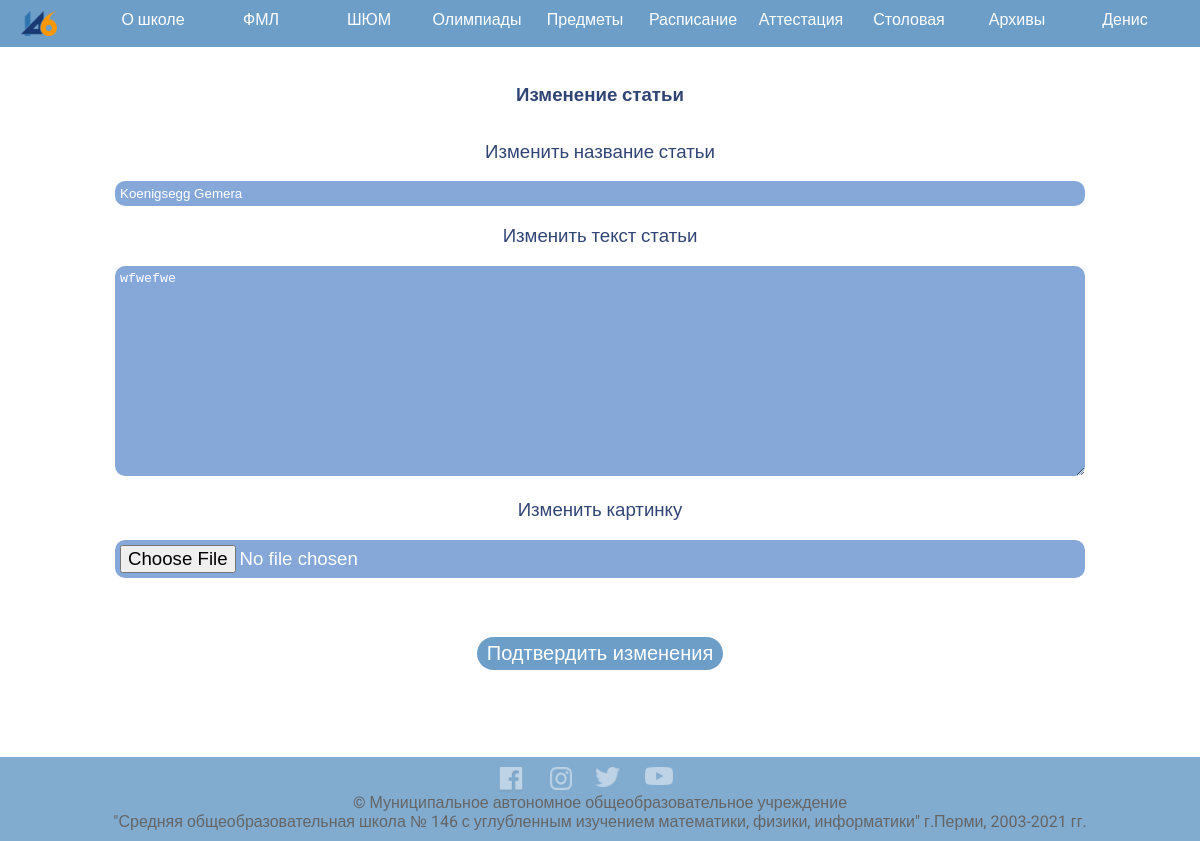
/edit_article/7 (signed in), run on the app's committed database.
### School146/data/models/users.py (models this page shows, shortened)
class User(SqlAlchemyBase, UserMixin, SerializerMixin):
    __tablename__ = 'users'
    id = Column(Integer, primary_key=True, autoincrement=True)
    name = Column(String)
    email = Column(String, index=True, unique=True)
    hashed_password = Column(String)

### School146/data/models/articles.py (models this page shows)
class Article(SqlAlchemyBase, SerializerMixin):
    __tablename__ = 'articles'
    id = Column(Integer, primary_key=True, autoincrement=True)
    title = Column(String)
    text = Column(String)
    picture = Column(String)

### School146/application.py (the view, shortened to what this page needs)
@app.route('/edit_article/<int:id>', methods=['GET', 'POST'])
@login_required
def edit_article(id):
    db = db_session.create_session()
    article = db.query(Article).filter(Article.id == id).first()
    if article:
        all_data = {
            'title': article.title,
            'text': article.text
        }
        form = EditArticleForm(data=all_data)
        db.close()
        return render_template('edit_article.html', form=form, add_edit="Изменение")
    db.close()
    return redirect('/')

### School146/forms/edit_article_form.py
class EditArticleForm(FlaskForm):
    title = StringField('Изменить название статьи', validators=[DataRequired()])
    text = TextAreaField('Изменить текст статьи', validators=[DataRequired()])
    picture = FileField('Изменить картинку', validators=[FileAllowed(['jpg', 'png'],
                                                            'Допустимы только изображения форматов jpg и png')])
    submit = SubmitField('Подтвердить изменения')

### School146/application.py (called while the page is built)
@login_manager.user_loader
def load_user(user_id):
    db = db_session.create_session()
    user = db.query(User).get(user_id)
    return user

### School146/data/db_session.py (called while the page is built)
def create_session() -> orm.Session:
    global __factory
    return __factory()

### School146/templates/edit_article.html (shortened to what this page needs)
{% extends 'base.html' %}
{% block content %}
<content>
    <main class="container user_content">
        <h2 class="content_text">{{ add_edit }} статьи</h2>
        <form method="post" enctype="multipart/form-data">
            <p class="content_text" align="center">
                <p class="content_text" align="center">{{ form.title.label }}</p>
                {{ form.title(class="form-control") }}
            </p>
            <p class="content_text" align="center">
                <p class="content_text" align="center">{{ form.text.label }}</p>
                <p class="content_text" align="center">{{ form.text(class="form-control text-control") }}</p>
            </p>
            <p class="content_text" align="center">
                <p class="content_text" align="center">{{ form.picture.label }}</p>
                {{ form.picture(class="form-control content_text", type="file", accept=".jpg,.png") }}
            </p>
            <p class="simple-line content_text" align="center">{{ form.submit(type="submit", class="btn btn-primary login_button") }}</p>
        </form>
    </main>
</content>
{% endblock %}

### School146/templates/base.html (shortened to what this page needs)
<!DOCTYPE html>
<html lang="en">
	<head>
		<link rel="stylesheet" type="text/css" href="../static/css/style.css">
	</head>
	<body onload="main()">
		<header id="header">
			<div class="logo" id="top_menu_logo">
				<a href="/">
					<img src="../static/img/logo.png" alt="logo">
				</a>
			</div>
			<div id="top_menu" class="menu">
				<ul class="point_menu">
					{% if current_user.is_authenticated %}
                    <a href="/user_info" class="point_of_menu"><li>{{ current_user.name }}<hr class="menu_line"></li></a>
                    {% else %}
                    <a href="/login" class="point_of_menu"><li>Войти<hr class="menu_line"></li></a>
                    {% endif %}
					<a href="/school_plan" class="point_of_menu"><li class="point_of_menu group">Архивы<hr class="menu_line"></li></a>
					<a href="/canteen" class="point_of_menu"><li>Столовая<hr class="menu_line"></li></a>
					<a href="https://s146.ru/interim" class="point_of_menu"><li>Аттестация<hr class="menu_line"></li></a>
					<a href="/timetable" class="point_of_menu"><li>Расписание<hr class="menu_line"></li></a>
					<a href="https://contester.s146.ru/ru/" class="point_of_menu"><li>Предметы<hr class="menu_line"></li></a>
					<a href="https://regionolymp.ru/" class="point_of_menu"><li>Олимпиады<hr class="menu_line"></li></a>
					<a href="https://s146.ru/shum" class="point_of_menu"><li>ШЮМ<hr class="menu_line"></li></a>
					<a href="https://vk.com/mathperm2021" class="point_of_menu"><li>ФМЛ<hr class="menu_line"></li></a>
					<a href="/about_school" class="point_of_menu"><li>О школе<hr class="menu_line"></li></a>
				</ul>
			</div>
		</header>
		<content>
		{% block content %}
        {% endblock %}
		</content>
		<footer>
			<ul class="icons">
				<a href="https://www.facebook.com/school146perm"><li class="icon"><img src="../static/img/facebook.png" style="width: 100%"></li></a>
				<a href="https://www.instagram.com/school146perm/"><li class="icon"><img src="../static/img/instagram.png" style="width: 100%"></li></a>
				<a href="https://twitter.com/school146"><li class="icon"><img src="../static/img/twitter.png" style="width: 100%"></li></a>
				<a href="https://www.youtube.com/channel/UC5WufrqFj3o7FIJP9ySKF-g"><li class="icon"><img src="../static/img/youtube.png" style="width: 100%"></li></a>
			</ul>
			<p style="margin: 0px;">
				© Муниципальное автономное общеобразовательное учреждение<br>"Средняя общеобразовательная школа № 146 с углубленным изучением математики, физики, информатики" г.Перми, 2003-2021 гг.
			</p>
		</footer>
	</body>
</html>

### School146/static/css/style.css (style rules this page uses)
body { margin: 0px; padding: 0px; width: 100%; min-height: 100vh; font-family: "Roboto", "Arial", sans-serif; -moz-background-size: cover; -webkit-background-size: cover; -o-background-size: cover; background-size: cover; display: flex; flex-direction: column; justify-content: space-between; }
a { text-decoration: none; }
p { padding: 0; }
img { image-rendering: -moz-crisp-edges; -ms-interpolation-mode: nearest-neighbor; image-rendering: crisp-edges; height: auto; display: block; margin: 0 auto; }
ul { padding: 0; list-style-type: none; }
header { position: fixed; display: flex; flex-direction: row; justify-content: space-around; align-items: center; background-color: #2E74B0B2; width: 100%; z-index: 1000000; }
li { text-decoration: none; }
footer { background-color: #2E74B0; text-align: center; padding-top: 10px; padding-bottom: 10px; opacity: 0.6; transition: 0.5s; }
content { padding: 50px; min-height: 71vh; }
.menu { display: flex; justify-content: space-around; flex-direction: row; position: static; width: 100%; margin: 0px; padding: 0px; padding-top: 10px; opacity: 1; padding-bottom: 10px; align-items: center; }
.logo { display: flex; width: 10%; align-items: center; }
.logo img { width: 100%; }
.point_menu { width: 100%; display: flex; flex-direction: row-reverse; justify-content: space-around; margin-bottom: 0px; margin-top: 0px; vertical-align: middle; }
.point_of_menu { width: 100%; color: white; text-align: center; font-size: 12pt; }
.icons { display: flex; flex-direction: row; justify-content: space-between; margin: auto; width: 17%; }
.icon { opacity: 0.5; transition: 0.5s; width: 50%; }
#top_menu_logo { opacity: 1; width: 0%; }
#top_menu_logo img { width: 100%; }
.content_text { color: #304574; font-size: 14pt; }
.user_content { display: flex; flex-direction: column; justify-content: space-around; align-items: center; }
.login_button { border: none; background-color: #2E74B0B2; border-radius: 100px; color: white; font-size: 20px; margin-top: 40px; padding-top: 5px; padding-bottom: 5px; padding-left: 10px; padding-right: 10px; }
.form-control { border-radius: 10px; border: none; color: white; padding: 5px; width: 80vw; background-color: #85A8D9; }
.text-control { height: 200px; width: 80vw; }

### data on the page
User: name "Денис"
Article: title "Koenigsegg Gemera", text "wfwefwe"

### other printed values
{{ add_edit }} "Изменение"
